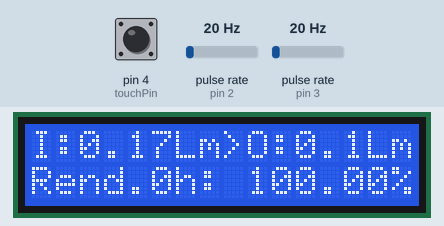
Simulated run of this sketch. Board: Arduino Uno, built with avr-gcc and run on an emulated ATmega328P. On the bench: 16×2 character LCD. Wiring (inferred from the names in the program): 2 × pulse sensor: data pin 2 / data pin 3. The test bench sets the inputs (shaded band); at power-on: pulse rate (sensors on pin 2, pin 3) 20 Hz, pin 4 (touchPin) HIGH.

Above: at 1.2 s.
1.3 s: pulse rate (sensor on pin 2) set to 4 Hz
At 2.8 s:
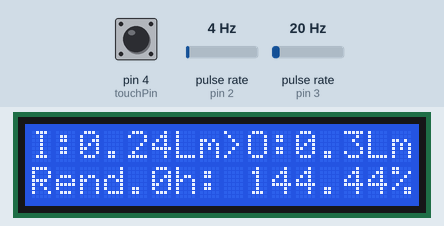
4.3 s: pulse rate (sensor on pin 3) set to 4 Hz
At 7.2 s:
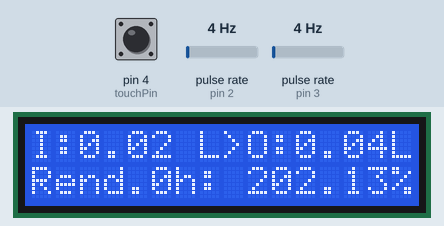
7.3 s: pin 4 (touchPin) pulled LOW for 3.2 s
At 11.5 s:
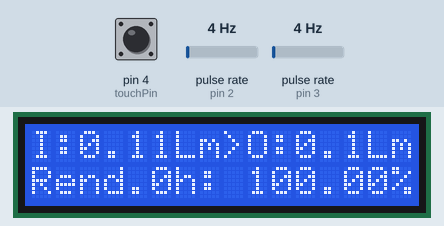
12.5 s: pulse rate (sensor on pin 2) set to 50 Hz
At 13.8 s:
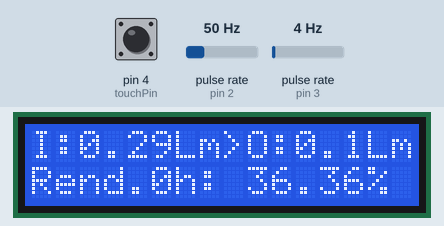
15.5 s: pulse rate (sensor on pin 3) set to 50 Hz
At 16.4 s:
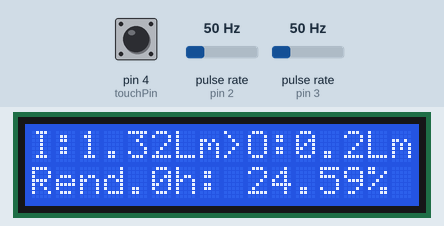
18.5 s: pulse rate (sensor on pin 2) set to 100 Hz
At 19.8 s:
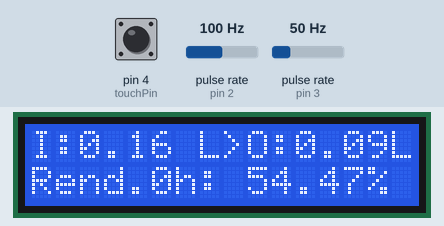
Timing chart, 0 to 21.5 s (numbered marks = the images above; inputs shaded):
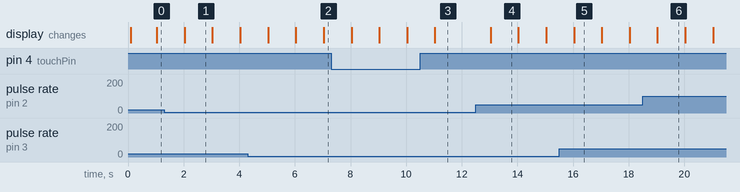

The sketch:

Caudalimetro_simple.ino
```cpp
/*
 *********** ARDUINO UNO/NANO

  0
  1
  2 Digital PULL_UP - CAUDALIMETRO IN
  3 Digital PULL_UP - CAUDALIMETRO OUT
  4 Digital PULL_UP - PULSADOR
  5
  6
  7
  8
  9
  10
  11
  12
  13
  14
  15
  16
  17
  18 (A4) - SDA I2C LCD
  19 (A5) - SCL I2C LCD
*/

/*  ***************** CALIBRACION CAUDALIMETRO
  Experimento: 0.5 litros en 15 segundos = 2.00 l/min && 1140 pulsos --> 76 pulsos/seg && k = [pulsos/(60*litros)]=38
*/

// ******* LCD ********
#include <Wire.h>
#include <LiquidCrystal_I2C.h>
LiquidCrystal_I2C lcd(0x27, 16, 2); // dirección i2C de LCD ( normalmante 0x27 ó 0x3F )
byte retroiluminacion = 30;
#define tiempoRetroiluminacion 60  // segundos que permanece encendida despues de evento

// ******* CAUDAL ********
#define numeroMuestrasCaudalInstantaneo 3  // Número de valores para promedio caudal instantaneo
#define horasCalculoRendimiento 50 // Un cálculo de rendimiento requiere de bastantes horas de promedio
#define alarmaRendimiento 8 // 8 = 8% por debajo del cual se quedara la retroiluminación encendida
float constanteCaudalimetro = 38;  // Constante de caudalimetro (pulsos por segundo para caudal de 1 Litro/min)
const uint8_t caudalPinIN = 2;  // PIN caudalimetro IN
const uint8_t caudalPinOUT = 3;  // PIN caudalimetro OUT
unsigned int numeroPulsosCaudalIN;
unsigned int numeroPulsosCaudalOUT;
float litrosAcumuladosHoraIN = 0;  // Litros acumulados
float litrosAcumuladosHoraOUT = 0;
float mediaCaudalIN[numeroMuestrasCaudalInstantaneo]; //Almacenar valores de caudal instantaneo
float mediaCaudalOUT[numeroMuestrasCaudalInstantaneo];
byte mediaCaudal_TAG;
float litrosAcumuladosRegistroIN[horasCalculoRendimiento + 1]; // Litros acumulados en cada hora
float litrosAcumuladosRegistroOUT[horasCalculoRendimiento + 1];
unsigned int horas_TAG = 0;
byte horasDesdeArranque = 0;

// ********* GENERAL  ****
const uint8_t touchPin = 4;  // PIN para pulsador que enciende pantalla y/o reinicia contadores
boolean habilitarSerie = false;
unsigned long segundo_TAG = 0 ;
boolean Segundo = false;
boolean Minuto = false;
boolean Hora = false;
unsigned int textoHora = 0;
unsigned int textoMinuto = 0;
unsigned int textoSegundo = 0;
unsigned int tempoPulsos = 0;
byte statusDisplay = 0;
unsigned long touch_TAG ;

void pulsoCaudalIN() {
  numeroPulsosCaudalIN++;
}

void pulsoCaudalOUT() {
  numeroPulsosCaudalOUT++;
}

void calculoCaudalInstantaneo () {   // valor instantaneo (promedio de valores y valor por minuto acumulado)
  mediaCaudalIN[mediaCaudal_TAG] = numeroPulsosCaudalIN ;
  numeroPulsosCaudalIN = 0;
  mediaCaudalIN[mediaCaudal_TAG] = mediaCaudalIN[mediaCaudal_TAG] / constanteCaudalimetro ;
  litrosAcumuladosHoraIN += mediaCaudalIN[mediaCaudal_TAG] / 60 ;
  mediaCaudalOUT[mediaCaudal_TAG] = numeroPulsosCaudalOUT ;
  numeroPulsosCaudalOUT = 0;
  mediaCaudalOUT[mediaCaudal_TAG] = mediaCaudalOUT[mediaCaudal_TAG] / constanteCaudalimetro ;
  litrosAcumuladosHoraOUT += mediaCaudalOUT[mediaCaudal_TAG] / 60 ;
  mediaCaudal_TAG++;
  if (mediaCaudal_TAG == numeroMuestrasCaudalInstantaneo) {
    mediaCaudal_TAG = 0;
  }
}

float valorLitrosMinutoIN() {
  float litrosMinuto_ = 0;
  for (int i = 0; i < numeroMuestrasCaudalInstantaneo; i++) { // Promedio de  valores para reportar
    litrosMinuto_ +=  mediaCaudalIN[i];
  }
  litrosMinuto_ = litrosMinuto_ / numeroMuestrasCaudalInstantaneo;
  return litrosMinuto_;
}

float valorLitrosMinutoOUT() {
  float litrosMinuto_ = 0;
  for (int i = 0; i < numeroMuestrasCaudalInstantaneo; i++) { // Promedio de  valores para reportar
    litrosMinuto_ +=  mediaCaudalOUT[i];
  }
  litrosMinuto_ = litrosMinuto_ / numeroMuestrasCaudalInstantaneo;
  return litrosMinuto_;
}

float rendimiento() {
  litrosAcumuladosRegistroIN[horasCalculoRendimiento] = litrosAcumuladosHoraIN;
  litrosAcumuladosRegistroOUT[horasCalculoRendimiento] = litrosAcumuladosHoraOUT;
  for ( unsigned int i = 0 ; i < horasCalculoRendimiento ; i++ ) {
    litrosAcumuladosRegistroIN[horasCalculoRendimiento] += litrosAcumuladosRegistroIN[i];
    litrosAcumuladosRegistroOUT[horasCalculoRendimiento] += litrosAcumuladosRegistroOUT[i];
  }
  float rendimiento_ ;
  if ( litrosAcumuladosRegistroIN[horasCalculoRendimiento] == 0 ) {  // evitar division por cero
    litrosAcumuladosRegistroIN[horasCalculoRendimiento] = 0.000001;
  }
  rendimiento_ = litrosAcumuladosRegistroOUT[horasCalculoRendimiento] / litrosAcumuladosRegistroIN[horasCalculoRendimiento] ;
  return rendimiento_ ;
}

void eventoSegundo () {
  calculoCaudalInstantaneo();
  String mensaje_ ;
  float caudalIN_ = valorLitrosMinutoIN();
  float caudalOUT_ = valorLitrosMinutoOUT();
  float rendimiento_ = rendimiento() * 100;

  if (habilitarSerie) {
    mensaje_ = "IN: " + String(caudalIN_) + " L/min, OUT: " + String(caudalOUT_) + " L/min" ;
    mensaje_ = mensaje_ + " / acum.IN: " + String(litrosAcumuladosRegistroIN[horasCalculoRendimiento]) + " L, acum.OUT: " + String(litrosAcumuladosRegistroOUT[horasCalculoRendimiento]) + " L" ;
    mensaje_ = mensaje_ + " / rendimiento (" + String(horasDesdeArranque) + " horas): " + String(rendimiento_) + " %" ;
    Serial.println( mensaje_ ); //string con caudal agua
  }

  if (rendimiento_ < alarmaRendimiento && rendimiento_ > 0) {
    retroiluminacion = tiempoRetroiluminacion ;
  }
  if (caudalIN_ > 0 || caudalOUT_ > 0 ) {
    retroiluminacion = tiempoRetroiluminacion ;
  }
  if ( retroiluminacion > 0 ) {
    lcd.backlight() ;
    retroiluminacion-- ;
  } else {
    lcd.noBacklight();
  }

  if (caudalIN_ > 0 && statusDisplay < 7) {
    mensaje_ = "I:" + String(caudalIN_) + "    ";
    mensaje_ = mensaje_.substring(0, 6) + "Lm";
  } else {
    mensaje_ = "I:" + String(litrosAcumuladosRegistroIN[horasCalculoRendimiento]) + "    " ;
    mensaje_ = mensaje_.substring(0, 7) + "L";
  }
  if (caudalOUT_ > 0 && statusDisplay < 7) {
    mensaje_ +=  ">O:" + String(caudalOUT_) + "    ";
    mensaje_ = mensaje_.substring(0, 14) + "Lm";
  } else {
    mensaje_ += ">O:" + String(litrosAcumuladosRegistroOUT[horasCalculoRendimiento]) + "    "  ;
    mensaje_ = mensaje_.substring(0, 15) + "L";
  }
  lcd.setCursor(0, 0);
  lcd.print( mensaje_ );

  mensaje_ = "Rend." + String(horasDesdeArranque) + "h: " + String(rendimiento_) + "%" ;
  for ( int i = mensaje_.length() ; i < 16; i++) {
    mensaje_ += " ";
  }
  lcd.setCursor(0, 1);
  lcd.print( mensaje_ );

  statusDisplay++;
  if (statusDisplay == 10) {
    statusDisplay = 0 ;
  }
  if ( digitalRead(touchPin) ) {
    touch_TAG = millis();
  }
  if (touch_TAG + 2500 < millis() ) { // borrado de valores
    for ( unsigned int i = 0 ; i < horasCalculoRendimiento + 1 ; i++ ) {
      litrosAcumuladosRegistroIN[i] = 0 ;
      litrosAcumuladosRegistroOUT[i] = 0 ;
      litrosAcumuladosHoraIN = 0;
      litrosAcumuladosHoraOUT = 0;
    }
    touch_TAG = millis();
  }
}


void eventoHora() {
  if (horasDesdeArranque < horasCalculoRendimiento) {
    horasDesdeArranque++;
  }
  litrosAcumuladosRegistroIN[horas_TAG] = litrosAcumuladosHoraIN;
  litrosAcumuladosHoraIN = 0;
  litrosAcumuladosRegistroOUT[horas_TAG] = litrosAcumuladosHoraOUT;
  litrosAcumuladosHoraOUT = 0;
  horas_TAG++;
  if (horas_TAG == horasCalculoRendimiento) {
    horas_TAG = 0;
  }
}

void checkTime() {
  if (millis() > segundo_TAG ) {
    segundo_TAG += 1000;
    Segundo = true;
    // Variables de temps
    textoSegundo++;
    if (textoSegundo > 59) {
      textoSegundo = 0;
      textoMinuto++;
      Minuto = true;
    }
    if (textoMinuto > 59) {
      textoMinuto = 0;
      textoHora++;
      Hora = true;
    }
  }
}

// ************ S E T U P ************

void setup() {

  // ******* Serial ********
  if (habilitarSerie) {
    Serial.begin(115200);
    delay(300);
    Serial.print("Init...\n");
  }

  //*****  I2C  ***************
  Wire.begin();

  // ******* Cristall líquid ********
  lcd.init();                      // initialize the lcd
  lcd.noBacklight();

  // ******* Càlcul caudal ********
  pinMode(caudalPinIN, INPUT_PULLUP );
  pinMode(caudalPinOUT, INPUT_PULLUP );
  pinMode(touchPin, INPUT_PULLUP );
  delay(1);
  attachInterrupt(digitalPinToInterrupt(caudalPinIN), pulsoCaudalIN, RISING);
  attachInterrupt(digitalPinToInterrupt(caudalPinOUT), pulsoCaudalOUT, RISING);
  numeroPulsosCaudalIN = 0;
  numeroPulsosCaudalOUT = 0;
  touch_TAG = millis();
}

void loop(void) {
  if ( !digitalRead(touchPin) ) {  // Enciende retroiluminacion
    retroiluminacion = tiempoRetroiluminacion ;
  }
  checkTime();   // gestió de segons
  if (Segundo) {
    eventoSegundo();
    Segundo = false;
  }
  if (Minuto) {
    Minuto = false;
  }
  if (Hora) {
    eventoHora();
    Hora = false;
  }
}
```

Measured:
- after the input at 12.5 s, the display: changes after 0.54 s (image 4)
- what the display in image 1 shows lasts 1.0 s, from 2.0 s to 3.0 s
